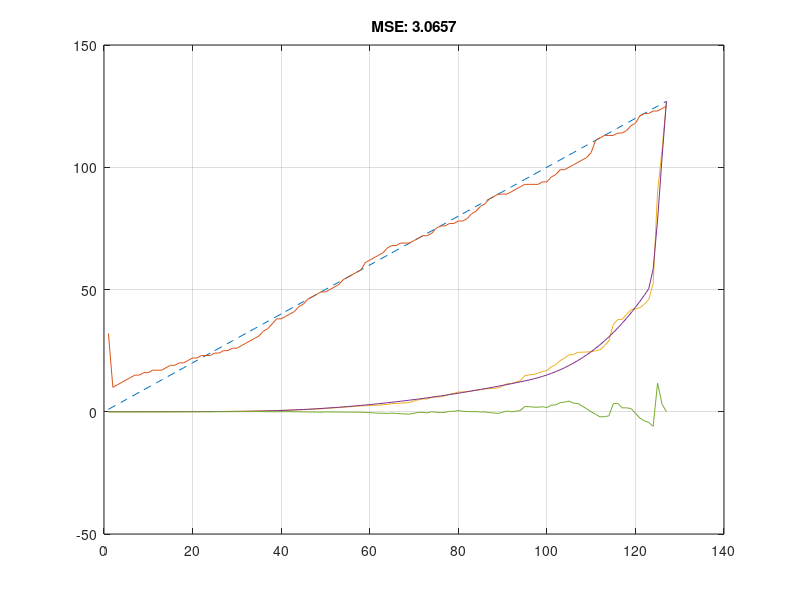

Write the MATLAB code that produced this figure.

% Calibrate Drumgizmo power map to match that of a Roland e-drum module.
% Below functions are taken from powermap.cc from the Drumgizmo project.
%
%
% ./drumgizmo/drumgizmo -p close=1,position=0,diverse=0,random=0 -i midifile -I file=~/Schreibtisch/drumgizmo_snaretest.mid,midimap=~/edrumulus/tools/PearlMMX/Midimap.xml -o jackaudio ~/edrumulus/tools/PearlMMX/PearlMMX.xml
%
% x_3:
% settings.powermap_fixed2_x = 0.93;//0.95;
% settings.powermap_fixed2_y = 0.2;//0.3;
%
% x_2:
% settings.powermap_fixed2_y = 0.2;//0.3;
%
% x_1:
% settings.powermap_fixed0_x = 0.7;
% settings.powermap_fixed0_y = 0.05;
% settings.powermap_fixed1_x = 0.9;
% settings.powermap_fixed1_y = 0.1;
% settings.powermap_fixed2_x = 0.95;
% settings.powermap_fixed2_y = 0.3;

function calibrate_drumgizmo_velocity

x_roland  = 10 .^ ([-63.865,-60.767,-57.64,-54.051,-52.247,-50.309,-48.511,-47.082,-45.155,-44.032,-42.526,-41.212,-40.206,-39.063,-38.203,-37.13,-36.192,-35.283,-34.546,-34.391,-33.583,-33.247,-32.624,-31.948,-31.253,-30.618,-30.052,-29.457,-28.871,-28.357,-27.767,-27.362,-26.764,-26.314,-25.787,-25.548,-25.35,-24.951,-24.415,-23.437,-23.014,-22.608,-22.413,-22.067,-21.724,-21.35,-21.01,-20.646,-20.324,-19.628,-19.336,-18.978,-18.67,-18.381,-18.106,-17.776,-17.507,-17.22,-17.088,-16.943,-16.803,-16.746,-16.449,-16.278,-15.773,-15.74,-15.572,-15.475,-15.233,-14.631,-14.118,-13.867,-13.86,-13.283,-13.246,-13.18,-12.9,-12.484,-12.305,-11.967,-11.966,-11.857,-11.739,-11.558,-11.494,-11.315,-11.29,-11.223,-11.149,-10.798,-10.454,-10.442,-10.217,-10,-9.3581,-9.249,-9.1946,-9.0551,-8.8625,-8.7959,-8.3854,-8.2022,-7.8392,-7.6261,-7.3654,-7.3499,-7.178,-7.1732,-7.1526,-7.1369,-7.0715,-7.0023,-6.7295,-6.4215,-5.519,-5.2762,-5.2646,-5.0334,-4.8305,-4.7959,-4.7495,-4.6087,-4.4192,-3.8489,-1.4902,-0.75066,-0.00053016] / 10) * 127;
x_3       = [76,25,28,31,33,36,38,38,39,40,41,42,43,44,45,45,46,47,47,48,48,48,49,49,49,50,50,51,51,51,52,52,52,53,53,54,54,54,55,55,55,56,56,56,57,57,58,59,59,60,61,61,62,62,63,63,63,63,64,64,65,66,66,67,67,68,68,68,68,69,69,69,69,69,69,70,70,70,70,71,72,72,72,73,73,73,74,75,75,76,76,76,77,77,77,77,78,78,79,79,80,81,82,83,84,85,87,88,89,89,90,90,92,92,93,94,100,103,112,114,122,123,123,124,124,125,126];
x_2       = [76,25,28,31,33,36,38,38,39,40,41,42,43,44,45,45,46,47,47,48,48,48,49,49,49,50,50,51,51,51,52,52,52,53,53,54,54,54,55,55,55,56,56,56,57,57,58,59,59,60,61,61,62,62,63,63,63,63,64,64,65,66,66,67,67,68,68,68,68,69,69,69,69,69,69,70,70,70,70,71,72,72,72,73,73,73,74,75,75,76,76,76,77,77,77,77,78,78,79,79,80,81,82,83,84,85,87,88,89,89,90,90,92,92,93,93,94,98,100,102,110,113,121,123,124,125,126];
x_1       = [76,25,28,31,33,36,38,38,39,40,41,42,43,44,45,45,46,47,47,48,48,48,49,49,49,50,50,51,51,51,52,52,52,53,53,54,54,54,55,55,55,56,56,56,57,57,58,59,59,60,61,61,62,62,63,63,63,63,64,64,65,66,66,67,67,68,68,68,68,69,69,69,69,69,69,70,70,70,70,71,72,72,72,73,73,73,74,75,75,76,76,76,77,77,77,77,78,78,79,79,80,81,82,83,84,85,87,88,89,89,90,90,92,92,93,94,98,101,106,113,115,122,123,124,124,125,126];
x_org     = [38,50,58,66,69,72,76,78,82,86,89,91,93,93,94,96,98,99,100,101,102,103,103,105,108,111,112,112,113,113,113,113,114,114,114,114,114,115,116,117,117,118,120,121,121,122,122,122,122,123,123,123,123,123,123,123,123,123,123,123,123,123,123,123,123,123,123,123,123,123,123,124,124,124,124,124,124,124,124,124,124,124,124,124,124,124,124,124,124,124,124,124,124,124,124,124,124,124,125,125,125,125,125,125,125,125,125,125,125,125,125,125,125,125,125,125,125,126,126,126,126,126,126,126,126,126,126];
x_new_3_5 = [50,17,21,23,25,26,27,28,29,30,30,31,32,32,33,33,34,34,35,36,37,37,37,38,38,38,38,38,39,39,39,39,40,40,41,41,42,42,43,43,44,44,45,45,46,46,47,47,48,48,48,49,49,50,50,51,52,53,54,55,56,57,59,61,62,63,64,67,68,68,69,69,70,71,72,73,75,76,76,77,78,79,81,83,85,88,89,89,90,91,92,93,93,94,94,95,97,98,99,99,100,100,101,102,102,103,103,104,106,110,111,112,113,113,113,114,114,114,116,117,120,122,122,123,123,124,125];
x_new_3_0 = [32,10,11,12,13,14,15,15,16,16,17,17,17,18,19,19,20,20,21,22,22,23,23,23,24,24,25,25,26,26,27,28,29,30,31,33,34,36,38,38,39,40,41,43,44,46,47,48,49,49,50,51,52,54,55,56,57,58,61,62,63,64,65,67,68,68,69,69,69,70,71,72,72,73,75,76,76,77,77,78,78,79,81,82,84,85,87,88,89,89,89,90,91,92,93,93,93,93,94,94,96,97,99,99,100,101,102,103,104,106,111,112,113,113,113,114,114,115,117,118,121,122,122,123,123,124,125];

close all; plot(1:127, '--'); hold on; grid on;
% plot(x_org); plot(x_1); plot(x_2); plot(x_3);
%plot(x_1);
plot(x_new_3_0);
plot(x_roland);


%fixed(1).in  = 0.7;
%fixed(1).out = 0.06;
%fixed(2).in  = 0.91;
%fixed(2).out = 0.25;
%fixed(3).in  = 0.95;
%fixed(3).out = 0.26;
% -> 9.6

%fixed(1).in  = 0.7;
%fixed(1).out = 0.06;
%fixed(2).in  = 0.9;
%fixed(2).out = 0.25;
%fixed(3).in  = 0.97;
%fixed(3).out = 0.4;
% -> 6.2

%fixed(1).in  = 0.4;
%fixed(1).out = 0.01;
%fixed(2).in  = 0.9;
%fixed(2).out = 0.25;
%fixed(3).in  = 0.97;
%fixed(3).out = 0.4;
% -> 3.5

%fixed(1).in  = 0.4;
%fixed(1).out = 0.01;
%fixed(2).in  = 0.83;
%fixed(2).out = 0.17;
%fixed(3).in  = 0.97;
%fixed(3).out = 0.4;
% -> 2.5

%fixed(1).in  = 0.23;
%fixed(1).out = 0.001;
%fixed(2).in  = 0.75;
%fixed(2).out = 0.1;
%fixed(3).in  = 0.97;
%fixed(3).out = 0.4;
% -> 3.0

% TEST
shelf        = false;
fixed(1).in  = 0.23;
fixed(1).out = 0.001;
fixed(2).in  = 0.75;
fixed(2).out = 0.1;
fixed(3).in  = 0.97;
fixed(3).out = 0.4;
% -> 3.0
input_val    = (1:127) / 127;


y = calc_map_fct(input_val, fixed, shelf);

plot(input_val * 127, y);

e = x_roland - y;
plot(e); title(['MSE: ' num2str(mean(e .^ 2))]);

end


function y = calc_map_fct(input_val, fixed, shelf)
  if shelf
    X = [fixed(1).in, fixed(2).in, fixed(3).in];
    Y = [fixed(1).out, fixed(2).out, fixed(3).out];
  else
    X = [0, fixed(1).in, fixed(2).in, fixed(3).in, 1];
    Y = [0, fixed(1).out, fixed(2).out, fixed(3).out, 1];
  end
  m = calcSlopes(X, Y);

  for idx = 1:length(input_val)
    y(idx) = map(input_val(idx), m, fixed, shelf) * 127;
  end
end


function out = map(in, m, fixed, shelf)
  if in < fixed(1).in
    if shelf
      out = fixed(1).out;
    else
      out = computeValue(in, struct("in", 0, "out", 0), fixed(1), m(1), m(2));
    end
  elseif in < fixed(2).in
    out = computeValue(in, fixed(1), fixed(2), m(2), m(3));
  elseif in < fixed(3).in
    out = computeValue(in, fixed(2), fixed(3), m(3), m(4));
  else
    % in >= fixed[2].in
    if shelf
      out = fixed(3).out;
    else
      out = computeValue(in, fixed(3), struct("in", 1, "out", 1), m(4), m(5));
    end
  end
end


function y = computeValue(x, P0, P1, m0, m1)
  x0      = P0.in;
  x1      = P1.in;
  y0      = P0.out;
  y1      = P1.out;
  dx      = x1 - x0;
  x_prime = (x - x0) / dx;
  y       = h00(x_prime) * y0 + h10(x_prime) * dx * m0 + h01(x_prime) * y1 + h11(x_prime) * dx * m1;
end


function y = h00(x)
  y = (1 + 2 * x) * power(1 - x, 2);
end

function y = h10(x)
  y =  x * power(1 - x, 2);
end

function y = h01(x)
  y = x * x * (3 - 2 * x);
end

function y = h11(x)
  y = x * x * (x - 1);
end


function m = calcSlopes(X, Y)
  m = zeros(length(X), 1);
  d = zeros(length(X) - 1 ,1);
  h = zeros(length(X) - 1 ,1);

  for i = 1:length(d)
    h(i) = X(i + 1) - X(i);
    d(i) = (Y(i + 1) - Y(i)) / h(i);
  end

  m(1) = d(1); % m.front() = d.front();

  for i = 2:length(m) - 1
    m(i) = (d(i - 1) + d(i)) / 2;
  end

  m(length(m)) = d(length(d)); % m.back() = d.back();

  for i = 2:length(m) - 1
    min_d = 2 * min(d(i - 1), d(i));
    m(i)  = min(min_d, (h(i) * d(i - 1) + h(i - 1) * d(i)) / (h(i - 1) + h(i)));
  end
end
